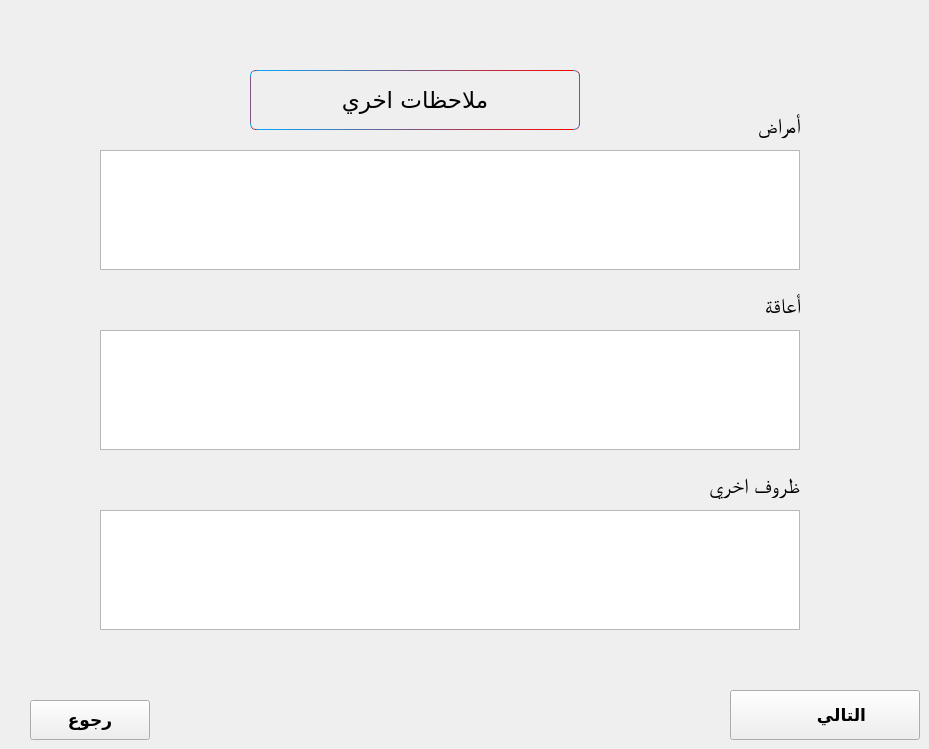
        <widget class="QWidget" name="tab_11">
         <attribute name="title">
          <string>Tab 2</string>
         </attribute>
         <widget class="QTextEdit" name="textEdit_2">
          <property name="geometry">
           <rect>
            <x>100</x>
            <y>150</y>
            <width>700</width>
            <height>120</height>
           </rect>
          </property>
          <property name="font">
           <font>
            <pointsize>11</pointsize>
           </font>
          </property>
         </widget>
         <widget class="QLabel" name="label_44">
          <property name="geometry">
           <rect>
            <x>670</x>
            <y>110</y>
            <width>130</width>
            <height>30</height>
           </rect>
          </property>
          <property name="font">
           <font>
            <family>Arial Unicode MS</family>
            <pointsize>16</pointsize>
            <weight>9</weight>
            <italic>false</italic>
            <bold>false</bold>
           </font>
          </property>
          <property name="styleSheet">
           <string notr="true">font: 75 16pt &quot;Arial Unicode MS&quot;;</string>
          </property>
          <property name="text">
           <string>أمراض</string>
          </property>
         </widget>
         <widget class="QLabel" name="label_45">
          <property name="geometry">
           <rect>
            <x>670</x>
            <y>290</y>
            <width>130</width>
            <height>30</height>
           </rect>
          </property>
          <property name="font">
           <font>
            <family>Arial Unicode MS</family>
            <pointsize>16</pointsize>
            <weight>9</weight>
            <italic>false</italic>
            <bold>false</bold>
           </font>
          </property>
          <property name="styleSheet">
           <string notr="true">font: 75 16pt &quot;Arial Unicode MS&quot;;</string>
          </property>
          <property name="text">
           <string>أعاقة</string>
          </property>
         </widget>
         <widget class="QTextEdit" name="textEdit_3">
          <property name="geometry">
           <rect>
            <x>100</x>
            <y>330</y>
            <width>700</width>
            <height>120</height>
           </rect>
          </property>
          <property name="font">
           <font>
            <pointsize>11</pointsize>
           </font>
          </property>
         </widget>
         <widget class="QLabel" name="label_46">
          <property name="geometry">
           <rect>
            <x>670</x>
            <y>470</y>
            <width>130</width>
            <height>30</height>
           </rect>
          </property>
          <property name="font">
           <font>
            <family>Arial Unicode MS</family>
            <pointsize>16</pointsize>
            <weight>9</weight>
            <italic>false</italic>
            <bold>false</bold>
           </font>
          </property>
          <property name="styleSheet">
           <string notr="true">font: 75 16pt &quot;Arial Unicode MS&quot;;</string>
          </property>
          <property name="text">
           <string>ظروف اخري</string>
          </property>
         </widget>
         <widget class="QTextEdit" name="textEdit_4">
          <property name="geometry">
           <rect>
            <x>100</x>
            <y>510</y>
            <width>700</width>
            <height>120</height>
           </rect>
          </property>
          <property name="font">
           <font>
            <pointsize>11</pointsize>
           </font>
          </property>
         </widget>
         <widget class="QPushButton" name="pushButton_17">
          <property name="geometry">
           <rect>
            <x>730</x>
            <y>690</y>
            <width>190</width>
            <height>50</height>
           </rect>
          </property>
          <property name="font">
           <font>
            <pointsize>13</pointsize>
            <weight>75</weight>
            <bold>true</bold>
           </font>
          </property>
          <property name="accessibleDescription">
           <string/>
          </property>
          <property name="layoutDirection">
           <enum>Qt::RightToLeft</enum>
          </property>
          <property name="text">
           <string>       التالي</string>
          </property>
          <property name="icon">
           <iconset resource="pics.qrc">
            <normaloff>:/ico/next.png</normaloff>:/ico/next.png</iconset>
          </property>
          <property name="iconSize">
           <size>
            <width>100</width>
            <height>46</height>
           </size>
          </property>
         </widget>
         <widget class="QPushButton" name="pushButton_16">
          <property name="geometry">
           <rect>
            <x>30</x>
            <y>700</y>
            <width>120</width>
            <height>40</height>
           </rect>
          </property>
          <property name="font">
           <font>
            <pointsize>13</pointsize>
            <weight>75</weight>
            <bold>true</bold>
           </font>
          </property>
          <property name="text">
           <string>رجوع</string>
          </property>
         </widget>
         <widget class="QLabel" name="label_32">
          <property name="geometry">
           <rect>
            <x>250</x>
            <y>70</y>
            <width>330</width>
            <height>60</height>
           </rect>
          </property>
          <property name="font">
           <font>
            <family>Hacen Maghreb Bd</family>
            <pointsize>17</pointsize>
            <weight>50</weight>
            <italic>false</italic>
            <bold>false</bold>
           </font>
          </property>
          <property name="styleSheet">
           <string notr="true">
QLabel
{
/*font: 75 16pt &quot;Arial Unicode MS&quot;;*/

    border: 1px solid;
    border-radius: 2px;

    border-radius: 6;

    border: 1px solid black;
	border-color: qlineargradient(spread:pad, x1:0, y1:0.494, x2:1, y2:0.5, stop:0 rgba(0, 170, 255, 255), stop:1 rgba(255, 0, 0, 255));

	font: 17pt &quot;Hacen Maghreb Bd&quot;;

}</string>
          </property>
          <property name="text">
           <string>ملاحظات اخري</string>
          </property>
          <property name="alignment">
           <set>Qt::AlignCenter</set>
          </property>
         </widget>
        </widget>
